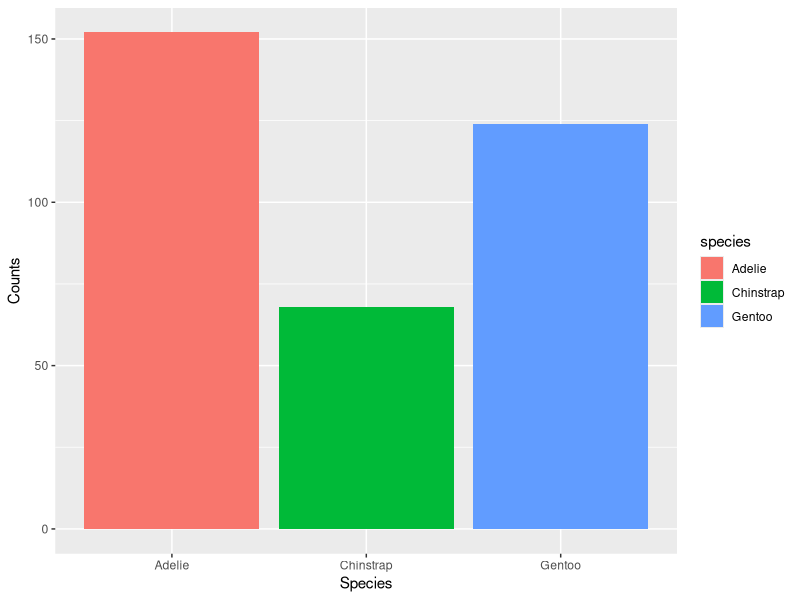
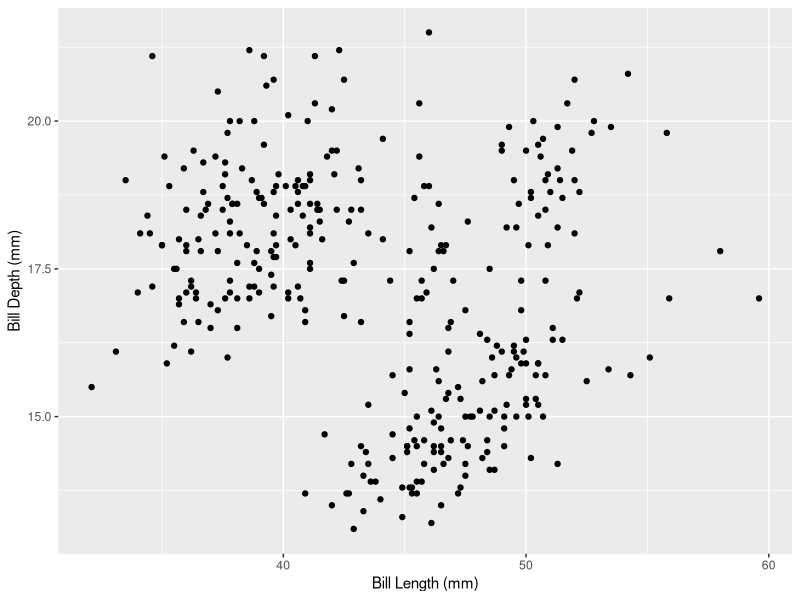

Source code (R) for these figures, in order:
## ---- chunk 1
#| label: setup
library(tidyverse)
install.packages("palmerpenguins")
library(palmerpenguins)
## ---- chunk 2
#| label: load-data

data(penguins)
## ---- chunk 3
#| label: barchart
ggplot(data = penguins,  # creating plot using the penguins data set
       mapping = aes(x = species, fill = species)) + #using the species as our x-axis
  geom_bar() + # making the chart into a bar plot
labs(x = "Species", #Labeling species as the x-axis
     y = "Counts") #Labeling Counts as the y-axis
## ---- chunk 4
#| label: scatterplot
ggplot(data = penguins, #Using the penguins data set
       mapping = aes(x = bill_length_mm, #mapping bill length as the x-axis
                     y = bill_depth_mm)) + #mapping bill depth as the y-axis
  geom_point()+ #creating the chart as a scatterplot
  labs(x = "Bill Length (mm)", #naming the x-axis
       y = "Bill Depth (mm)") #naming the y-axis
## ---- chunk 5
#| label: scatterplot-with-one-categorical-variable

## ---- chunk 6
#| label: scatterplot-with-two-categorical-variables

